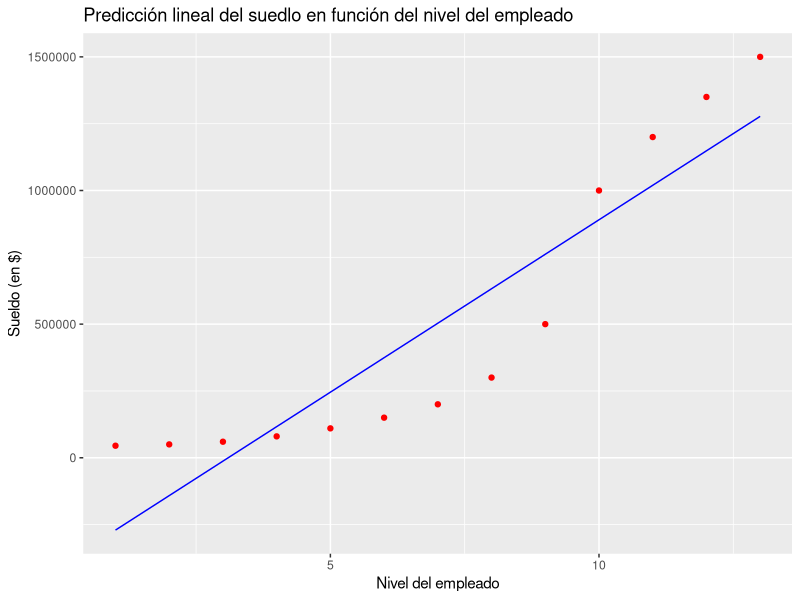
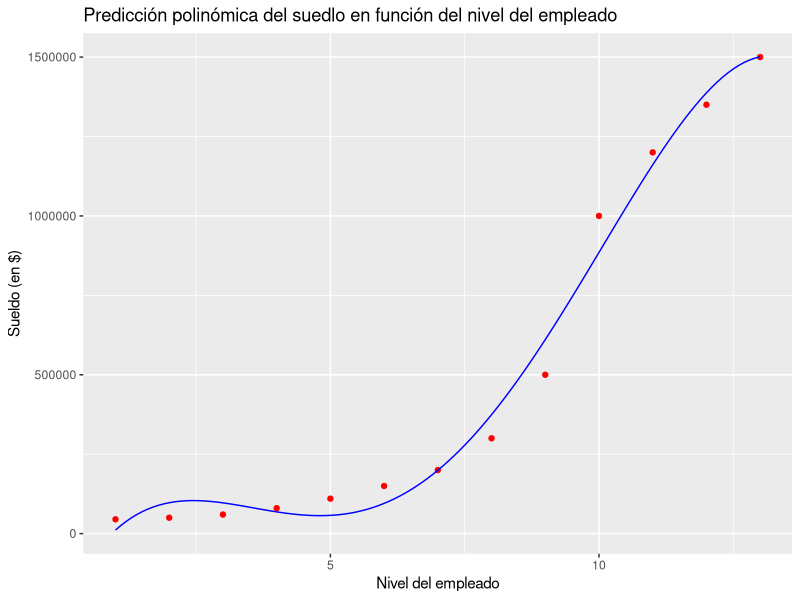

Here is the R script that generated these plots, in order:
# Regresión Polinómica
setwd("D:/Git Hub-BEST/machinelearning-az/datasets/Part 2 - Regression/Section 6 - Polynomial Regression")
# Importar el dataset
dataset = read.csv('Position_Salaries.csv')
dataset = dataset[, 2:3]

# Dividir los datos en conjunto de entrenamiento y conjunto de test
# install.packages("caTools")
# library(caTools)
# set.seed(123)
# split = sample.split(dataset$Purchased, SplitRatio = 0.8)
# training_set = subset(dataset, split == TRUE)
# testing_set = subset(dataset, split == FALSE)


# Escalado de valores
# training_set[,2:3] = scale(training_set[,2:3])
# testing_set[,2:3] = scale(testing_set[,2:3])

# Ajustar Modelo de Regresión Lineal con el Conjunto de Datos
lin_reg = lm(formula = Salary ~ ., 
             data = dataset)

# Ajustar Modelo de Regresión Polinómica con el Conjunto de Datos
dataset$Level2 = dataset$Level^2
dataset$Level3 = dataset$Level^3
dataset$Level4 = dataset$Level^4
poly_reg = lm(formula = Salary ~ .,
              data = dataset)

# Visualización del modelo lineal
# install.packages("ggplot2")
library(ggplot2)
ggplot() +
  geom_point(aes(x = dataset$Level , y = dataset$Salary),    #Relacionar variable y data directamente
             color = "red") +
  geom_line(aes(x = dataset$Level, y = predict(lin_reg, newdata = dataset)),  #predict con linear regression
            color = "blue") +
  ggtitle("Predicción lineal del suedlo en función del nivel del empleado") +
  xlab("Nivel del empleado") +
  ylab("Sueldo (en $)")


# Visualización del modelo polinómico
x_grid = seq(min(dataset$Level), max(dataset$Level), 0.1)
ggplot() +
  geom_point(aes(x = dataset$Level , y = dataset$Salary),
             color = "red") +
  geom_line(aes(x = x_grid, y = predict(poly_reg, 
                                        newdata = data.frame(Level = x_grid,
                                                             Level2 = x_grid^2,
                                                             Level3 = x_grid^3,
                                                             Level4 = x_grid^4))),
            color = "blue") +
  ggtitle("Predicción polinómica del suedlo en función del nivel del empleado") +
  xlab("Nivel del empleado") +
  ylab("Sueldo (en $)")

# Predicción de nuevos resultados con Regresión Lineal
y_pred = predict(lin_reg, newdata = data.frame(Level = 6.5))

# Predicción de nuevos resultados con Regresión Polinómica
y_pred_poly = predict(poly_reg, newdata = data.frame(Level = 6.5,
                                                Level2 = 6.5^2,
                                                Level3 = 6.5^3,
                                                Level4 = 6.5^4))


